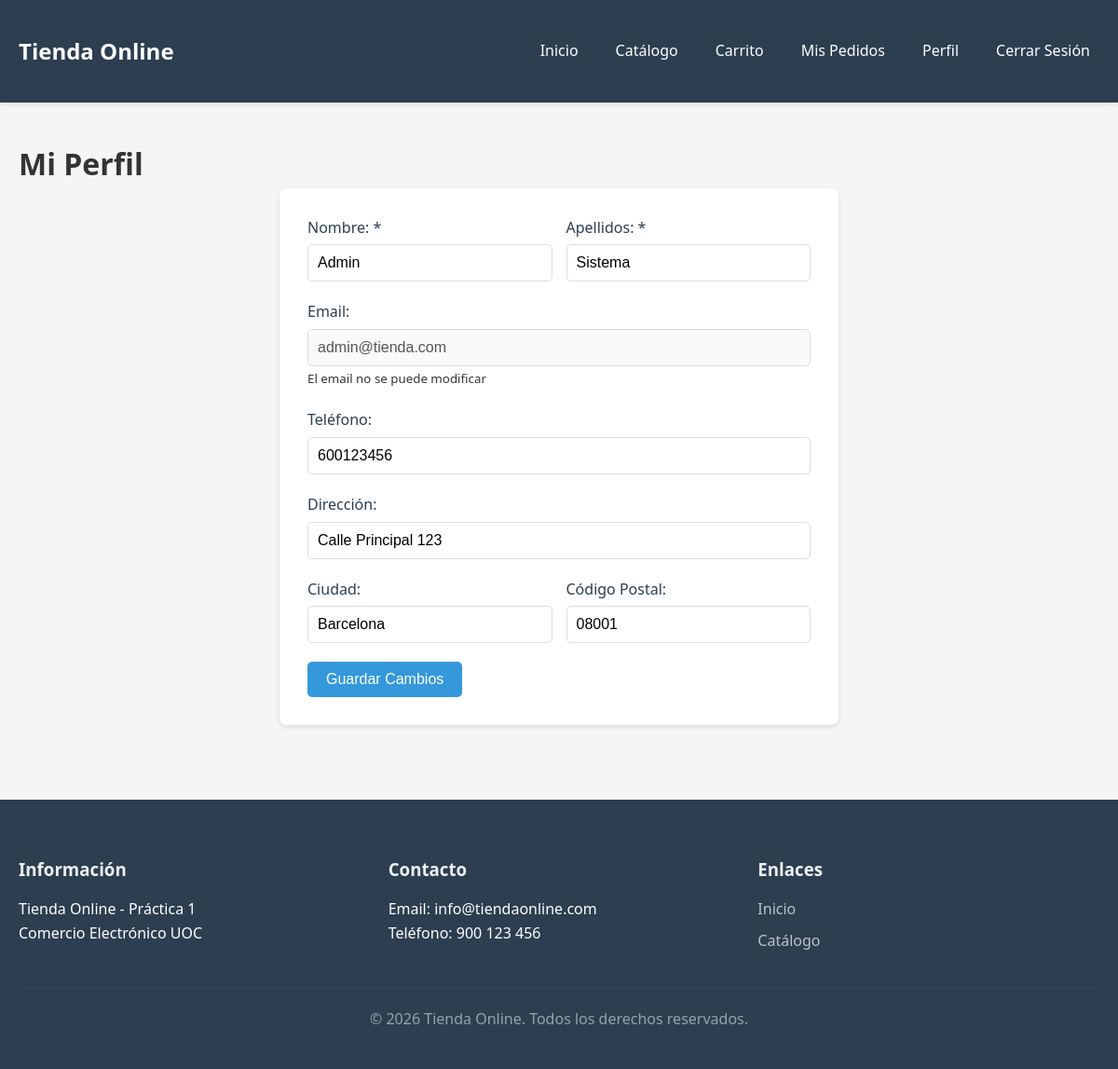
The app's page /perfil.php (signed in) with its own data.
### tables this page shows
CREATE TABLE IF NOT EXISTS usuarios (
    id INT AUTO_INCREMENT PRIMARY KEY,
    nombre VARCHAR(100) NOT NULL,
    apellidos VARCHAR(100) NOT NULL,
    email VARCHAR(150) NOT NULL UNIQUE,
    password VARCHAR(255) NOT NULL,
    telefono VARCHAR(20),
    direccion TEXT,
    ciudad VARCHAR(100),
    codigo_postal VARCHAR(10),
    fecha_registro DATETIME DEFAULT CURRENT_TIMESTAMP,
    activo TINYINT(1) DEFAULT 1,
    INDEX idx_email (email)
);

### funciones/dao-usuarios.php (called while the page is built, shortened)
<?php
function obtenerUsuarioPorId($id) {
    $conexion = conectarDB();
    $id = (int)$id;
    $sql = "SELECT id, nombre, apellidos, email, telefono, direccion, ciudad, codigo_postal
            FROM usuarios
            WHERE id = $id AND activo = 1";
    $resultado = $conexion->query($sql);
    $usuario = null;
    if ($resultado && $resultado->num_rows > 0) {
        $usuario = $resultado->fetch_assoc();
    }
    return $usuario;
}
?>

### perfil.php (the view, shortened to what this page needs)
<?php
require_once __DIR__ . '/funciones/dao-usuarios.php';
$usuario_id = obtenerUsuarioId();
$usuario = obtenerUsuarioPorId($usuario_id);
include __DIR__ . '/includes/header.php';
?>
<div class="container">
    <h1>Mi Perfil</h1>
    <div class="form-container">
        <form method="POST" class="form-perfil">
            <div class="form-row">
                <div class="form-group">
                    <label for="nombre">Nombre: *</label>
                    <input type="text" id="nombre" name="nombre" required
                           value="<?php echo htmlspecialchars($usuario['nombre']); ?>">
                </div>
                <div class="form-group">
                    <label for="apellidos">Apellidos: *</label>
                    <input type="text" id="apellidos" name="apellidos" required
                           value="<?php echo htmlspecialchars($usuario['apellidos']); ?>">
                </div>
            </div>
            <div class="form-group">
                <label for="email">Email:</label>
                <input type="email" id="email" value="<?php echo htmlspecialchars($usuario['email']); ?>" disabled>
                <small>El email no se puede modificar</small>
            </div>
            <div class="form-group">
                <label for="telefono">Teléfono:</label>
                <input type="tel" id="telefono" name="telefono"
                       value="<?php echo htmlspecialchars($usuario['telefono'] ?? ''); ?>">
            </div>
            <div class="form-group">
                <label for="direccion">Dirección:</label>
                <input type="text" id="direccion" name="direccion"
                       value="<?php echo htmlspecialchars($usuario['direccion'] ?? ''); ?>">
            </div>
            <div class="form-row">
                <div class="form-group">
                    <label for="ciudad">Ciudad:</label>
                    <input type="text" id="ciudad" name="ciudad"
                           value="<?php echo htmlspecialchars($usuario['ciudad'] ?? ''); ?>">
                </div>
                <div class="form-group">
                    <label for="codigo_postal">Código Postal:</label>
                    <input type="text" id="codigo_postal" name="codigo_postal"
                           value="<?php echo htmlspecialchars($usuario['codigo_postal'] ?? ''); ?>">
                </div>
            </div>
            <button type="submit" class="btn btn-primary">Guardar Cambios</button>
        </form>
    </div>
</div>
<?php include __DIR__ . '/includes/footer.php'; ?>

### css/estilos.css (style rules this page uses)
* { margin: 0; padding: 0; box-sizing: border-box; }
body { font-family: 'Segoe UI', Tahoma, Geneva, Verdana, sans-serif; line-height: 1.6; color: #333; background-color: #f5f5f5; }
.container { max-width: 1200px; margin: 0 auto; padding: 20px; }
.btn { display: inline-block; padding: 10px 20px; text-decoration: none; border: none; border-radius: 5px; cursor: pointer; font-size: 1rem; transition: all 0.3s; }
.btn-primary { background-color: #3498db; color: white; }
.form-container { max-width: 600px; margin: 0 auto; background: white; padding: 30px; border-radius: 8px; box-shadow: 0 2px 5px rgba(0,0,0,0.1); }
.form-group { margin-bottom: 20px; }
.form-group label { display: block; margin-bottom: 5px; color: #2c3e50; font-weight: 500; }
.form-group input, .form-group textarea, .form-group select { width: 100%; padding: 10px; border: 1px solid #ddd; border-radius: 5px; font-size: 1rem; }
.form-row { display: grid; grid-template-columns: 1fr 1fr; gap: 15px; }

### records on screen
usuarios: nombre "Admin", apellidos "Sistema", email "admin@tienda.com", telefono "600123456", direccion "Calle Principal 123", ciudad "Barcelona", codigo_postal "08001"

### other values on screen
APP_NAME "Tienda Online"
